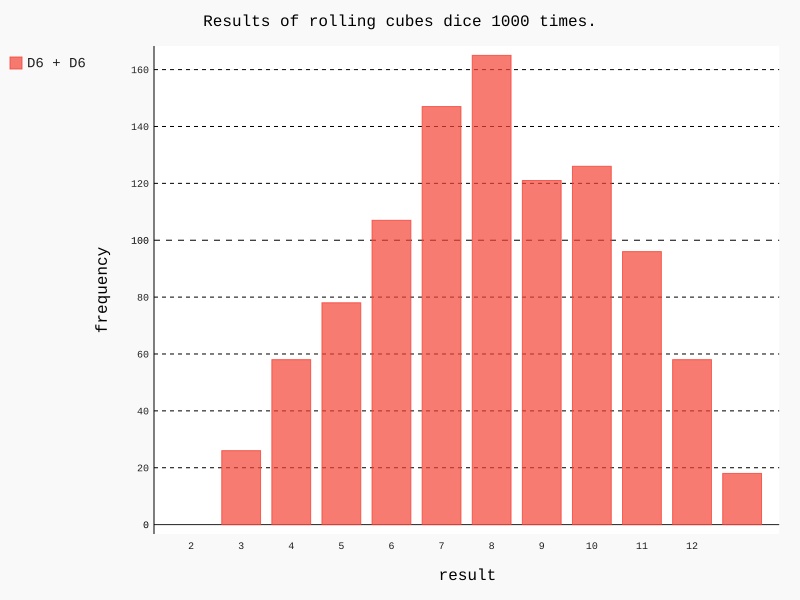

Source code (Python):
# simulation of rolling 2 dice
import pygal

from die import Die

# create two dice
die_1 = Die()
die_2 = Die()

# make some numbers of moves
results = []

for roll_num in range(1000):
    result = die_1.roll() + die_2.roll()
    results.append(result)

# print(results)

# results analysis
frequencies = []
max_result = die_1.num_sides + die_2.num_sides
for value in range(1, max_result + 1):
    frequency = results.count(value)
    frequencies.append(frequency)

# print(frequencies)

# results visualisation
# histogram
hist = pygal.Bar()
hist.force_uri_protocol = "http"

hist.title = "Results of rolling cubes dice 1000 times."
hist.x_labels = ["2", "3", "4", "5", "6", "7", "8", "9", "10", "11", "12"]
hist.x_title = "result"
hist.y_title = "frequency"

# label and values to render
hist.add("D6 + D6", frequencies)
hist.render_to_file("dice_visual.svg")
